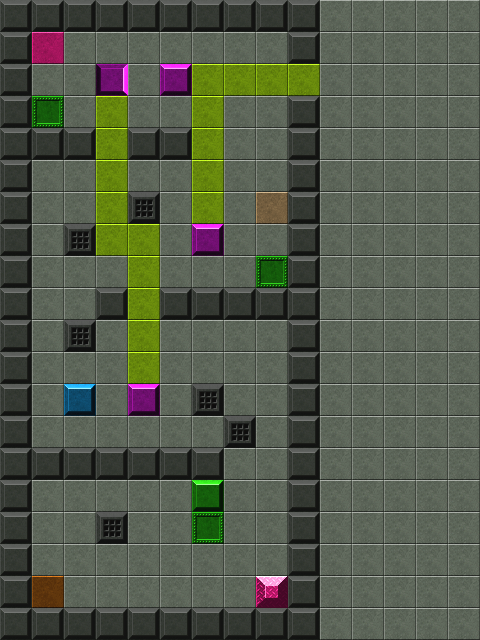

Tiled map render using the project's own tile images. Description and the whole map definition, tile-layer contents included, below:
An orthogonal 15x20 tile map with 32x32 px tiles, 8 tile layers (backgroundLayer, winLayer, crackedLayer, moveableLayer, ...).

<map version="1.2" tiledversion="1.3.2" orientation="orthogonal" renderorder="right-down" compressionlevel="0" width="15" height="20" tilewidth="32" tileheight="32" infinite="0" nextlayerid="10" nextobjectid="10">
 <editorsettings>
  <export target="tutorial.json" format="json" />
 </editorsettings>
 <tileset firstgid="1" name="tilesBackground" tilewidth="32" tileheight="32" tilecount="140" columns="14">
  <image source="gridtiles.png" width="448" height="320" />
 </tileset>
 <layer id="1" name="backgroundLayer" width="15" height="20">
  <data encoding="csv">
1,1,1,1,1,1,1,1,1,1,1,1,1,1,1,
1,1,1,1,1,1,1,1,1,1,1,1,1,1,1,
1,1,1,1,1,1,1,1,1,1,1,1,1,1,1,
1,1,1,1,1,1,1,1,1,1,1,1,1,1,1,
1,1,1,1,1,1,1,1,1,1,1,1,1,1,1,
1,1,1,1,1,1,1,1,1,1,1,1,1,1,1,
1,1,1,1,1,1,1,1,1,1,1,1,1,1,1,
1,1,1,1,1,1,1,1,1,1,1,1,1,1,1,
1,1,1,1,1,1,1,1,1,1,1,1,1,1,1,
1,1,1,1,1,1,1,1,1,1,1,1,1,1,1,
1,1,1,1,1,1,1,1,1,1,1,1,1,1,1,
1,1,1,1,1,1,1,1,1,1,1,1,1,1,1,
1,1,1,1,1,1,1,1,1,1,1,1,1,1,1,
1,1,1,1,1,1,1,1,1,1,1,1,1,1,1,
1,1,1,1,1,1,1,1,1,1,1,1,1,1,1,
1,1,1,1,1,1,1,1,1,1,1,1,1,1,1,
1,1,1,1,1,1,1,1,1,1,1,1,1,1,1,
1,1,1,1,1,1,1,1,1,1,1,1,1,1,1,
1,1,1,1,1,1,1,1,1,1,1,1,1,1,1,
1,1,1,1,1,1,1,1,1,1,1,1,1,1,1
</data>
 </layer>
 <layer id="9" name="winLayer" width="15" height="20">
  <data encoding="csv">
0,0,0,0,0,0,0,0,0,0,0,0,0,0,0,
0,0,0,0,0,0,0,0,0,0,0,0,0,0,0,
0,0,0,0,0,0,0,0,0,0,0,0,0,0,0,
0,0,0,0,0,0,0,0,0,0,0,0,0,0,0,
0,0,0,0,0,0,0,0,0,0,0,0,0,0,0,
0,0,0,0,0,0,0,0,0,0,0,0,0,0,0,
0,0,0,0,0,0,0,0,0,0,0,0,0,0,0,
0,0,0,0,0,0,0,0,0,0,0,0,0,0,0,
0,0,0,0,0,0,0,0,0,0,0,0,0,0,0,
0,0,0,0,0,0,0,0,0,0,0,0,0,0,0,
0,0,0,0,0,0,0,0,0,0,0,0,0,0,0,
0,0,0,0,0,0,0,0,0,0,0,0,0,0,0,
0,0,0,0,0,0,0,0,0,0,0,0,0,0,0,
0,0,0,0,0,0,0,0,0,0,0,0,0,0,0,
0,0,0,0,0,0,0,0,0,0,0,0,0,0,0,
0,0,0,0,0,0,0,0,0,0,0,0,0,0,0,
0,0,0,0,0,0,0,0,0,0,0,0,0,0,0,
0,0,0,0,0,0,0,0,0,0,0,0,0,0,0,
0,0,0,0,0,0,0,0,111,0,0,0,0,0,0,
0,0,0,0,0,0,0,0,0,0,0,0,0,0,0
</data>
 </layer>
 <layer id="8" name="crackedLayer" width="15" height="20">
  <data encoding="csv">
0,0,0,0,0,0,0,0,0,0,0,0,0,0,0,
0,0,0,0,0,0,0,0,0,0,0,0,0,0,0,
0,0,0,0,0,0,0,0,0,0,0,0,0,0,0,
0,61,0,0,0,0,0,0,0,0,0,0,0,0,0,
0,0,0,0,0,0,0,0,0,0,0,0,0,0,0,
0,0,0,0,0,0,0,0,0,0,0,0,0,0,0,
0,0,0,0,0,0,0,0,0,0,0,0,0,0,0,
0,0,0,0,0,0,0,0,0,0,0,0,0,0,0,
0,0,0,0,0,0,0,0,61,0,0,0,0,0,0,
0,0,0,0,0,0,0,0,0,0,0,0,0,0,0,
0,0,0,0,0,0,0,0,0,0,0,0,0,0,0,
0,0,0,0,0,0,0,0,0,0,0,0,0,0,0,
0,0,0,0,0,0,0,0,0,0,0,0,0,0,0,
0,0,0,0,0,0,0,0,0,0,0,0,0,0,0,
0,0,0,0,0,0,0,0,0,0,0,0,0,0,0,
0,0,0,0,0,0,62,0,0,0,0,0,0,0,0,
0,0,0,0,0,0,61,0,0,0,0,0,0,0,0,
0,0,0,0,0,0,0,0,0,0,0,0,0,0,0,
0,0,0,0,0,0,0,0,0,0,0,0,0,0,0,
0,0,0,0,0,0,0,0,0,0,0,0,0,0,0
</data>
 </layer>
 <layer id="6" name="moveableLayer" width="15" height="20">
  <data encoding="csv">
0,0,0,0,0,0,0,0,0,0,0,0,0,0,0,
0,0,0,0,0,0,0,0,0,0,0,0,0,0,0,
0,0,0,0,0,0,0,0,0,0,0,0,0,0,0,
0,0,0,0,0,0,0,0,0,0,0,0,0,0,0,
0,0,0,0,0,0,0,0,0,0,0,0,0,0,0,
0,0,0,0,0,0,0,0,0,0,0,0,0,0,0,
0,0,0,0,23,0,0,0,0,0,0,0,0,0,0,
0,0,23,0,0,0,0,0,0,0,0,0,0,0,0,
0,0,0,0,0,0,0,0,0,0,0,0,0,0,0,
0,0,0,0,0,0,0,0,0,0,0,0,0,0,0,
0,0,23,0,0,0,0,0,0,0,0,0,0,0,0,
0,0,0,0,23,0,0,0,0,0,0,0,0,0,0,
0,0,0,0,0,0,23,0,0,0,0,0,0,0,0,
0,0,0,0,0,0,0,23,0,0,0,0,0,0,0,
0,0,0,0,0,0,0,0,0,0,0,0,0,0,0,
0,0,0,0,0,0,0,0,0,0,0,0,0,0,0,
0,0,0,23,0,0,0,0,0,0,0,0,0,0,0,
0,0,0,0,0,0,0,0,0,0,0,0,0,0,0,
0,0,0,0,0,0,0,0,0,0,0,0,0,0,0,
0,0,0,0,0,0,0,0,0,0,0,0,0,0,0
</data>
 </layer>
 <layer id="2" name="blockedLayer" width="15" height="20">
  <data encoding="csv">
20,20,20,20,20,20,20,20,20,20,0,0,0,0,0,
20,0,0,0,0,0,0,0,0,20,0,0,0,0,0,
20,0,0,0,0,0,0,0,0,20,0,0,0,0,0,
20,0,0,0,0,0,0,0,0,20,0,0,0,0,0,
20,20,20,20,20,20,20,0,0,20,0,0,0,0,0,
20,0,0,0,0,0,0,0,0,20,0,0,0,0,0,
20,0,0,0,0,0,0,0,0,20,0,0,0,0,0,
20,0,0,0,0,0,0,0,0,20,0,0,0,0,0,
20,0,0,0,0,0,0,0,0,20,0,0,0,0,0,
20,0,0,20,20,20,20,20,20,20,0,0,0,0,0,
20,0,0,0,0,0,0,0,0,20,0,0,0,0,0,
20,0,0,0,0,0,0,0,0,20,0,0,0,0,0,
20,0,0,0,0,0,0,0,0,20,0,0,0,0,0,
20,0,0,0,0,0,0,0,0,20,0,0,0,0,0,
20,20,20,20,20,20,20,0,0,20,0,0,0,0,0,
20,0,0,0,0,0,0,0,0,20,0,0,0,0,0,
20,0,0,0,0,0,0,0,0,20,0,0,0,0,0,
20,0,0,0,0,0,0,0,0,20,0,0,0,0,0,
20,0,0,0,0,0,0,0,0,20,0,0,0,0,0,
20,20,20,20,20,20,20,20,20,20,0,0,0,0,0
</data>
 </layer>
 <layer id="4" name="guardLayer" width="15" height="20">
  <data encoding="csv">
0,0,0,0,0,0,0,0,0,0,0,0,0,0,0,
0,0,0,0,0,0,0,0,0,0,0,0,0,0,0,
0,0,0,2684354608,0,48,0,0,0,0,0,0,0,0,0,
0,0,0,0,0,0,0,0,0,0,0,0,0,0,0,
0,0,0,0,0,0,0,0,0,0,0,0,0,0,0,
0,0,0,0,0,0,0,0,0,0,0,0,0,0,0,
0,0,0,0,0,0,0,0,0,0,0,0,0,0,0,
0,0,0,0,0,0,48,0,0,0,0,0,0,0,0,
0,0,0,0,0,0,0,0,0,0,0,0,0,0,0,
0,0,0,0,0,0,0,0,0,0,0,0,0,0,0,
0,0,0,0,0,0,0,0,0,0,0,0,0,0,0,
0,0,0,0,0,0,0,0,0,0,0,0,0,0,0,
0,0,34,0,48,0,0,0,0,0,0,0,0,0,0,
0,0,0,0,0,0,0,0,0,0,0,0,0,0,0,
0,0,0,0,0,0,0,0,0,0,0,0,0,0,0,
0,0,0,0,0,0,0,0,0,0,0,0,0,0,0,
0,0,0,0,0,0,0,0,0,0,0,0,0,0,0,
0,0,0,0,0,0,0,0,0,0,0,0,0,0,0,
0,0,0,0,0,0,0,0,0,0,0,0,0,0,0,
0,0,0,0,0,0,0,0,0,0,0,0,0,0,0
</data>
 </layer>
 <layer id="5" name="lightLayer" width="15" height="20">
  <data encoding="csv">
0,0,0,0,0,0,0,0,0,0,0,0,0,0,0,
0,0,0,0,0,0,0,0,0,0,0,0,0,0,0,
0,0,0,0,0,0,71,71,71,71,0,0,0,0,0,
0,0,0,71,0,0,71,0,0,0,0,0,0,0,0,
0,0,0,71,0,0,71,0,0,0,0,0,0,0,0,
0,0,0,71,0,0,71,0,0,0,0,0,0,0,0,
0,0,0,71,0,0,71,0,0,0,0,0,0,0,0,
0,0,0,71,71,0,0,0,0,0,0,0,0,0,0,
0,0,0,0,71,0,0,0,0,0,0,0,0,0,0,
0,0,0,0,71,0,0,0,0,0,0,0,0,0,0,
0,0,0,0,71,0,0,0,0,0,0,0,0,0,0,
0,0,0,0,71,0,0,0,0,0,0,0,0,0,0,
0,0,0,0,0,0,0,0,0,0,0,0,0,0,0,
0,0,0,0,0,0,0,0,0,0,0,0,0,0,0,
0,0,0,0,0,0,0,0,0,0,0,0,0,0,0,
0,0,0,0,0,0,0,0,0,0,0,0,0,0,0,
0,0,0,0,0,0,0,0,0,0,0,0,0,0,0,
0,0,0,0,0,0,0,0,0,0,0,0,0,0,0,
0,0,0,0,0,0,0,0,0,0,0,0,0,0,0,
0,0,0,0,0,0,0,0,0,0,0,0,0,0,0
</data>
 </layer>
 <layer id="7" name="startLayer" width="15" height="20">
  <data encoding="csv">
0,0,0,0,0,0,0,0,0,0,0,0,0,0,0,
0,99,0,0,0,0,0,0,0,0,0,0,0,0,0,
0,0,0,0,0,0,0,0,0,0,0,0,0,0,0,
0,0,0,0,0,0,0,0,0,0,0,0,0,0,0,
0,0,0,0,0,0,0,0,0,0,0,0,0,0,0,
0,0,0,0,0,0,0,0,0,0,0,0,0,0,0,
0,0,0,0,0,0,0,0,113,0,0,0,0,0,0,
0,0,0,0,0,0,0,0,0,0,0,0,0,0,0,
0,0,0,0,0,0,0,0,0,0,0,0,0,0,0,
0,0,0,0,0,0,0,0,0,0,0,0,0,0,0,
0,0,0,0,0,0,0,0,0,0,0,0,0,0,0,
0,0,0,0,0,0,0,0,0,0,0,0,0,0,0,
0,0,0,0,0,0,0,0,0,0,0,0,0,0,0,
0,0,0,0,0,0,0,0,0,0,0,0,0,0,0,
0,0,0,0,0,0,0,0,0,0,0,0,0,0,0,
0,0,0,0,0,0,0,0,0,0,0,0,0,0,0,
0,0,0,0,0,0,0,0,0,0,0,0,0,0,0,
0,0,0,0,0,0,0,0,0,0,0,0,0,0,0,
0,127,0,0,0,0,0,0,0,0,0,0,0,0,0,
0,0,0,0,0,0,0,0,0,0,0,0,0,0,0
</data>
 </layer>
</map>
